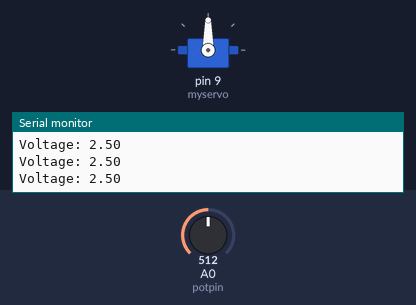
Recording of a sketch running on a simulated Arduino Uno, built with avr-gcc and run on an emulated ATmega328P. Parts: servo, the last lines printed to the serial monitor. The inputs (shaded band) are chosen by the test bench; at power-on: A0 (potpin) = 512.

Above: at 1.2 s.
1.3 s: A0 (potpin) set to 716
At 2.5 s:
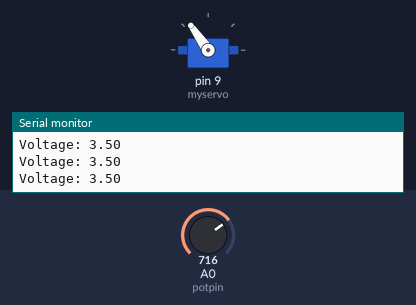
2.8 s: A0 (potpin) set to 900
At 3.9 s:
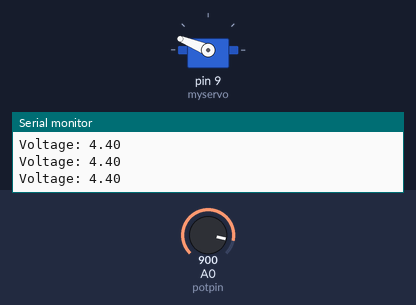
4.3 s: A0 (potpin) set to 1023
At 5.3 s:
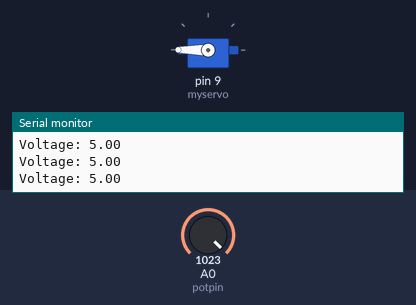
5.8 s: A0 (potpin) set to 306
At 7.0 s:
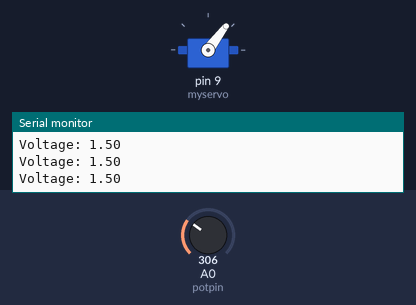
7.3 s: A0 (potpin) set to 122
At 8.5 s:
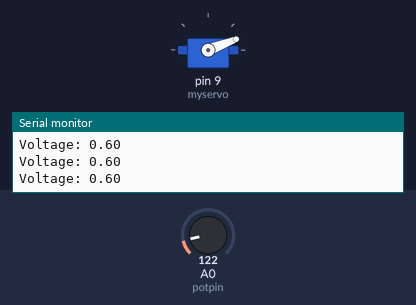
8.8 s: A0 (potpin) set to 0
At 9.8 s:
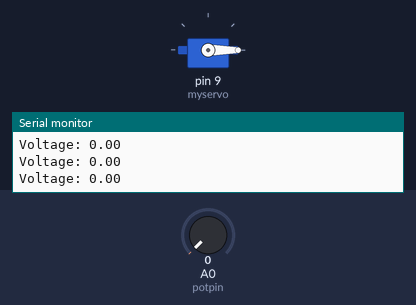
Timing chart, 0 to 11.3 s (numbered marks = the images above; inputs shaded):
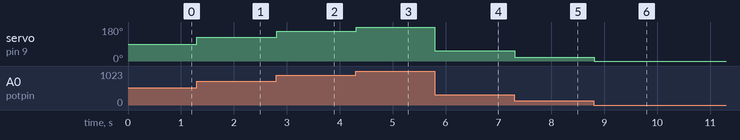

The sketch:

SERVOVOLTMETER.ino
```cpp
/*servo motor's position correspond to the voltage level that can be interpreted as a voltmeter, the main theme is using PWM control and mapping values*/

#include <Servo.h>

Servo myservo;  // create servo object to control the servo

int potpin = A0;  // analog pin used to connect the potentiometer (acts as voltage input)
int val;           // variable to read the value from the analog pin

void setup() {
  myservo.attach(9);  // attaches the servo on pin 9 to the servo object
  Serial.begin(9600);
}

void loop() {
  val = analogRead(potpin);    // reads the value of the potentiometer (value between 0 and 1023)
  int pos = map(val, 0, 1023, 0, 180);   // scale the potentiometer value to use it with the servo (0 to 180)

  // Calculate the voltage corresponding to the potentiometer value (0-1023)
  float voltage = val * (5.0 / 1023.0);  // Map the value to 0 to 5V

  Serial.print("Voltage: ");
  Serial.println(voltage);  // Print the voltage to the Serial Monitor

  myservo.write(pos);    // set the servo position according to the scaled potentiometer value (position = voltage)
  delay(15);   // wait for the servo to get there
} 
```

Measured:
- after the input at 1.3 s, servo on pin 9 (myservo): 90° → 125° at once
- after the input at 2.8 s, servo on pin 9 (myservo): 125° → 158° at once
- after the input at 4.3 s, servo on pin 9 (myservo): 158° → 180° at once
- after the input at 5.8 s, servo on pin 9 (myservo): 180° → 53° at once
- after the input at 7.3 s, servo on pin 9 (myservo): 53° → 21° at once
- after the input at 8.8 s, servo on pin 9 (myservo): 21° → 0° at once
